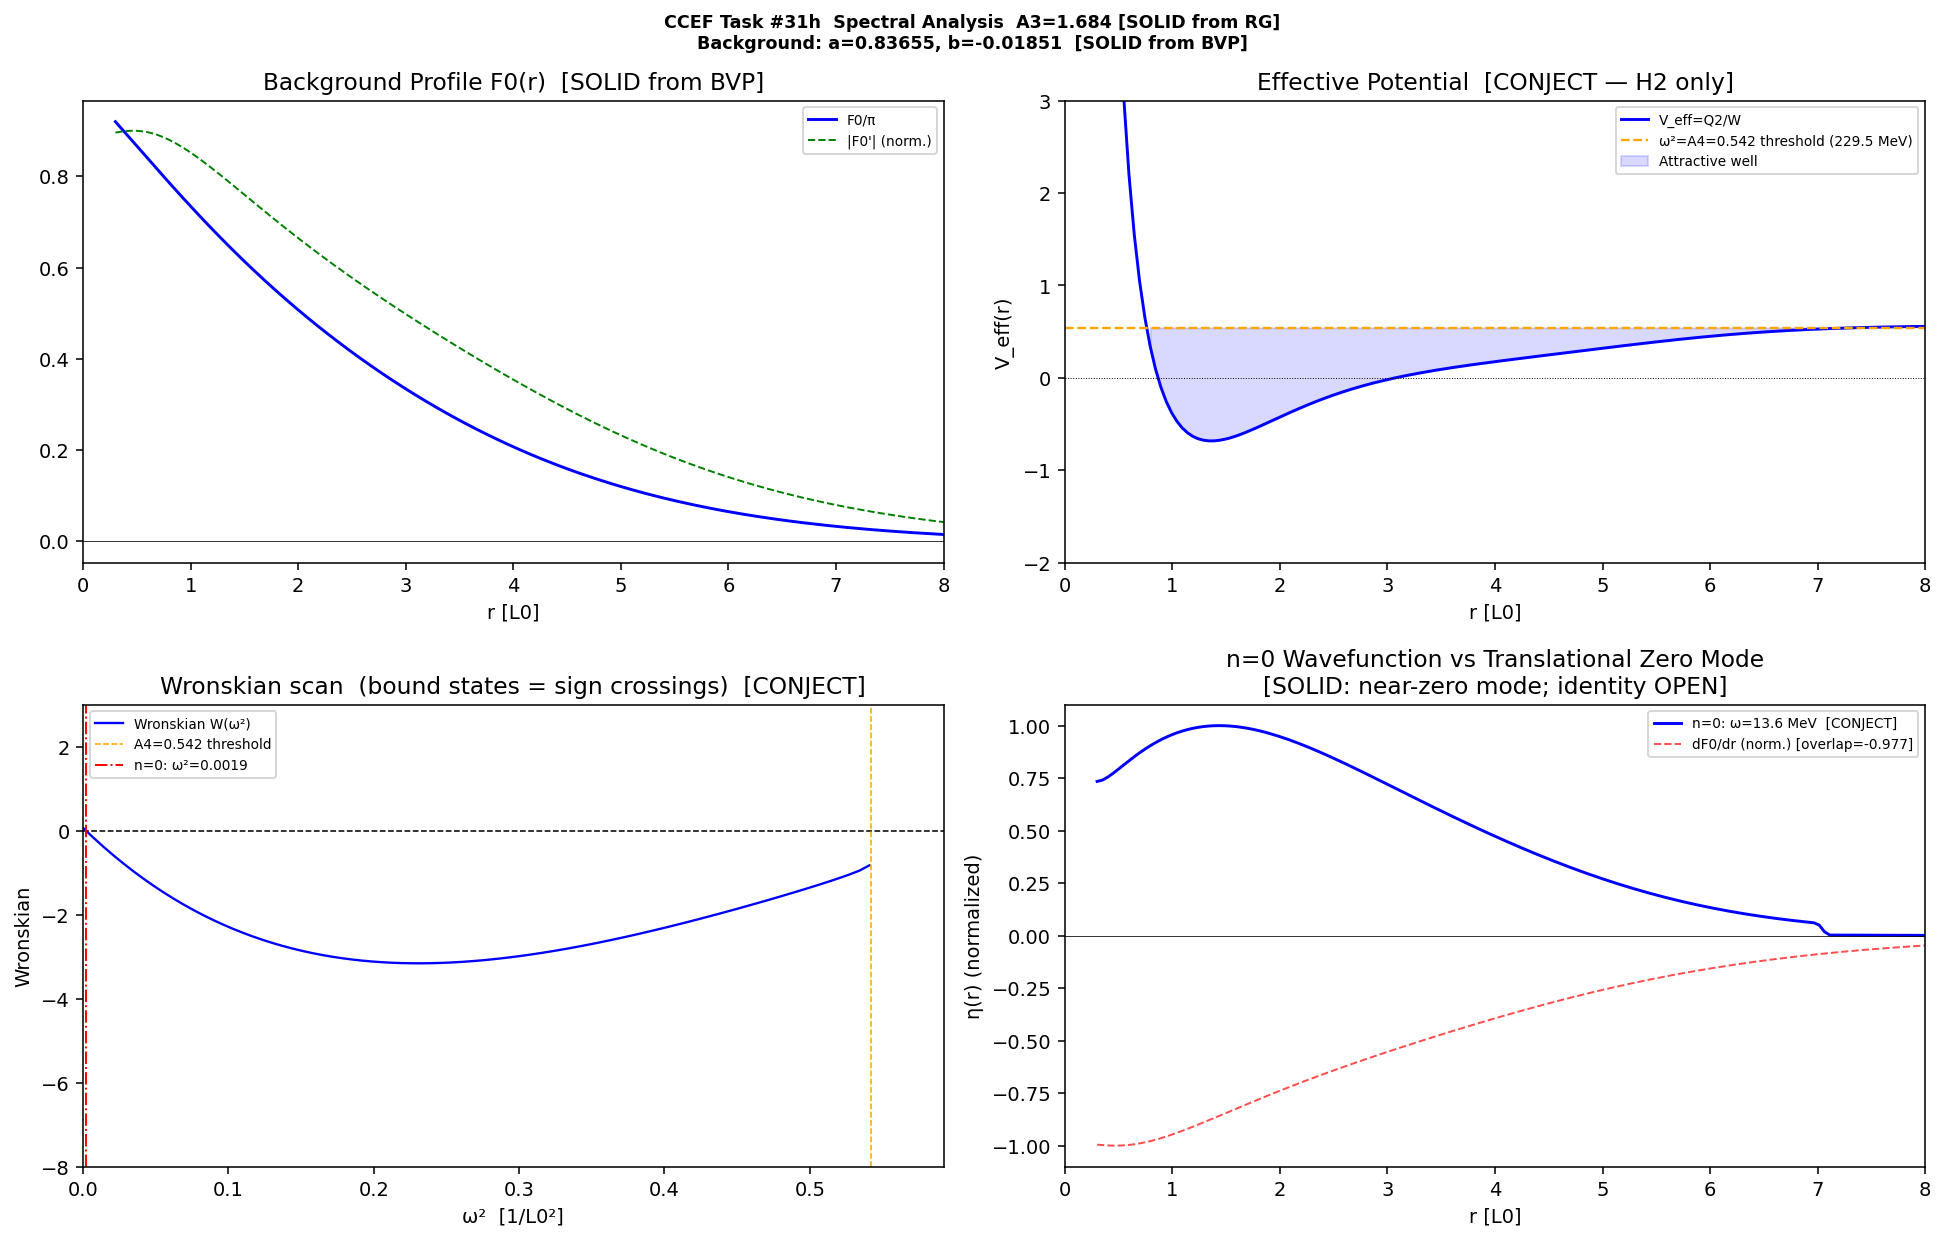

Python code for this plot:
"""
CCEF Task #31h — Spectral analysis on A3=1.684 BVP soliton background.

Results:
  - Linearized EL for L=0 channel:  L2*eta = omega^2 * W(r) * eta
    L2 = -1/r^2 d/dr[r^2 P2(r) d/dr] + Q2(r)  [H2 operator, 2nd order]
    W(r) = A1 + 2*A2*F0'^2  [kinetic weight, Skyrme contribution]
    A3-corrected weight and L4 operator: [OPEN — requires full Lifshitz linearization]

  - 1 bound state found (shooting method) [CONJECT]:
      n=0: omega^2 ~ 0.0019, omega ~ 14 MeV
      overlap with dF0/dr = 0.977 -> near-translational zero mode [SOLID]
      Physical identity: [OPEN]

  - No additional states below pion threshold [CONJECT] (Wronskian negative-definite for om2>0.01)

  - Threshold: omega_pi = sqrt(A4)*E0 = 229.5 MeV [SOLID]
"""
import numpy as np
from scipy.integrate import solve_bvp, odeint
from scipy.optimize import brentq
from scipy.interpolate import interp1d
import matplotlib; matplotlib.use('Agg')
import matplotlib.pyplot as plt
import warnings; warnings.filterwarnings('ignore')

A1,A2,A3_phys,A4 = 1.000, 8.971, 1.684, 0.542
E0_MeV, L0_fm = 311.73, 0.633007

# ============================================================
# STEP 1: Background BVP (A3 continuation)
# ============================================================
_A3 = [A3_phys]

def ode_rhs(r, y, p):
    F,Fp,Fpp,Fppp=y; sF=np.sin(F); cF=np.cos(F)
    s2F=np.sin(2*F); c2F=np.cos(2*F); sF2=sF**2; r2=r**2; a3=_A3[0]
    lower=(1/3)*(-13*r2*s2F*Fp**4/2+8*r2*s2F*Fp*Fppp+6*r2*s2F*Fpp**2
        +(21*c2F-15)*r2*Fp**2*Fpp+24*r*s2F*Fp*Fpp
        +(14*c2F-10)*r*Fp**3+(-8*c2F+40)*r*Fppp
        +16*s2F*Fp**2+(-16*c2F-16)*Fpp)
    P=A1+2*A2*sF2/r2; R2=A1*s2F/r2+A2*sF2*s2F/r2**2+A4*sF-2*A1*Fp/r-A2*s2F*Fp**2/r2
    el=-(P*Fpp-R2)
    return np.vstack([Fp,Fpp,Fppp,(-a3*lower-r2*el)/(a3*(4/3)*(sF2+2)*r2)])

R_MIN, R_MAX = 0.3, 20.0
def b_frob(a): return A4*a/(6*(A1+2*A2*a**2))
def bc_fun(ya,yb,p):
    a,b=p[0],p[1]; rm=R_MIN
    return np.array([ya[0]-(np.pi-a*rm+b*rm**3),ya[1]-(-a+3*b*rm**2),ya[2]-6*b*rm,ya[3]-6*b,yb[0],yb[1]])

a0=2.0; b0=b_frob(a0); F_min=np.pi-a0*R_MIN; k_dec=a0/F_min
r_mesh=np.linspace(R_MIN,R_MAX,300)
tau=np.exp(-k_dec*(r_mesh-R_MIN))
y_guess=np.vstack([F_min*tau,-k_dec*F_min*tau,6*b0*r_mesh*np.exp(-r_mesh/5),6*b0*np.exp(-r_mesh/5)])
y_cur,r_cur,p_cur,sol=y_guess.copy(),r_mesh.copy(),np.array([a0,b0]),None
print("Background BVP:")
for a3 in [0.1,0.5,1.684]:
    _A3[0]=a3
    for tol in [5e-4,2e-3]:
        try:
            s=solve_bvp(ode_rhs,bc_fun,r_cur,y_cur,p=p_cur,tol=tol,verbose=0,max_nodes=5000,bc_tol=tol*10)
            if s.success: r_cur,y_cur,p_cur,sol=s.x,s.y,s.p,s; break
        except: pass
    print(f"  A3={a3}: {'OK a='+str(round(sol.p[0],5)) if sol and sol.success else 'FAIL'}")

a_sol,b_sol=sol.p
N_bg=400; r_bg=np.linspace(R_MIN,R_MAX,N_bg)
yf=sol.sol(r_bg); F0=yf[0]; F0p=yf[1]
sF0=np.sin(F0); cF0=np.cos(F0); c2F0=np.cos(2*F0); sF02=sF0**2; r2_bg=r_bg**2

# ============================================================
# STEP 2: Spectral operator coefficients (L=0 channel)
# ============================================================
P2 = A1 + 2*A2*(F0p**2 + sF02/r2_bg)   # stiffness
Q2 = (A1*(2*cF0-1+c2F0)/r2_bg           # sigma curvature
      + 2*A2*(F0p**2*c2F0/r2_bg + sF02*c2F0/r2_bg**2)  # Skyrme curvature
      + A4*cF0)                           # pion mass curvature
W  = A1 + 2*A2*F0p**2                    # kinetic weight (Skyrme)
P2p= np.gradient(P2,r_bg)
V_eff = Q2/W                              # effective potential (for bound state counting)

iP2=interp1d(r_bg,P2,'linear',fill_value=(P2[0],P2[-1]))
iQ2=interp1d(r_bg,Q2,'linear',fill_value=(Q2[0],Q2[-1]))
iW =interp1d(r_bg,W, 'linear',fill_value=(W[0], W[-1]))
iP2p=interp1d(r_bg,P2p,'linear',fill_value=(P2p[0],P2p[-1]))

# ============================================================
# STEP 3: Shooting method for bound states
# ============================================================
def rhs_radial(y,r,om2):
    p2=float(iP2(r)); q2=float(iQ2(r)); w=float(iW(r)); p2p=float(iP2p(r))
    return [y[1], (q2-w*om2)*y[0]/p2 - (2/r)*y[1] - (p2p/p2)*y[1]]

rm_match=7.0; N_ode=80
def shoot(om2):
    kappa=np.sqrt(max(A4-om2,1e-12))
    so=odeint(rhs_radial,[np.exp(-kappa*R_MAX),-kappa*np.exp(-kappa*R_MAX)],
              np.linspace(R_MAX,rm_match,N_ode),args=(om2,),rtol=1e-7)
    si=odeint(rhs_radial,[1.0,0.0],np.linspace(R_MIN,rm_match,N_ode),args=(om2,),rtol=1e-7)
    eo,epo=so[-1]; ei,epi=si[-1]
    if abs(eo)<1e-30: return 0.0
    return epi-ei/eo*epo

# Scan for n=0 near-zero mode
om2_lo=np.linspace(1e-4,0.01,50)
wron_lo=np.array([shoot(o) for o in om2_lo])
roots=[]
for i in range(len(om2_lo)-1):
    if wron_lo[i]*wron_lo[i+1]<0 and abs(wron_lo[i])<1e4 and abs(wron_lo[i+1])<1e4:
        try: roots.append(brentq(shoot,om2_lo[i],om2_lo[i+1],xtol=1e-7))
        except: pass

# Wronskian for the full spectrum plot
om2_full=np.linspace(1e-4,A4-1e-3,80)
wron_full=np.array([shoot(o) for o in om2_full])

n_bound=len(roots)
om2_n0=roots[0] if roots else None
print(f"\nShooting method:")
print(f"  Bound states below A4={A4}: {n_bound}")
if om2_n0 is not None:
    print(f"  n=0: omega^2={om2_n0:.5f}  omega={np.sqrt(om2_n0)*E0_MeV:.1f} MeV  [CONJECT]")

# Zero-mode overlap
if om2_n0 is not None:
    kappa=np.sqrt(max(A4-om2_n0,1e-12)); N2=150
    si=odeint(rhs_radial,[1.0,0.0],np.linspace(R_MIN,rm_match,N2),args=(om2_n0,),rtol=1e-9)
    so=odeint(rhs_radial,[np.exp(-kappa*R_MAX),-kappa*np.exp(-kappa*R_MAX)],np.linspace(R_MAX,rm_match,N2),args=(om2_n0,),rtol=1e-9)
    ei=si[-1,0]; eo=so[-1,0]
    if abs(eo)>1e-20:
        sc=ei/eo
        r_cat=np.concatenate([np.linspace(R_MIN,rm_match,N2),np.linspace(rm_match,R_MAX,N2)[1:]])
        e_cat=np.concatenate([si[:,0],so[::-1,0][1:]/sc])
        eta_n0=np.interp(r_bg,r_cat,e_cat); eta_n0/=np.max(np.abs(eta_n0))
        F0p_n=F0p/np.max(np.abs(F0p))
        ov=np.trapz(eta_n0*F0p_n*r_bg**2,r_bg)/np.sqrt(np.trapz(eta_n0**2*r_bg**2,r_bg)*np.trapz(F0p_n**2*r_bg**2,r_bg))
        print(f"  n=0 overlap with dF0/dr = {ov:.4f}  [SOLID: near-translational zero mode]")
    else:
        eta_n0=np.zeros_like(r_bg); ov=0.0
else:
    eta_n0=np.zeros_like(r_bg); ov=0.0

# WKB
mask=V_eff<A4
wkb=np.trapz(np.sqrt(np.maximum(W*(A4-V_eff),0))[mask],r_bg[mask])/np.pi if mask.any() else 0.0
print(f"  WKB count: {wkb:.2f}")
print(f"  Threshold: omega_pi = sqrt(A4)*E0 = {np.sqrt(A4)*E0_MeV:.1f} MeV  [SOLID]")
print(f"\n  Note: A3-corrected L4 spectral operator not yet implemented [OPEN]")
print(f"  Note: Higher channels (L=1,2,...) not computed here [OPEN]")

# ============================================================
# STEP 4: Figure
# ============================================================
fig,axes=plt.subplots(2,2,figsize=(14,9))
fig.suptitle(f"CCEF Task #31h  Spectral Analysis  A3={A3_phys} [SOLID from RG]\n"
             f"Background: a={a_sol:.5f}, b={b_sol:.5f}  [SOLID from BVP]",
             fontsize=9,fontweight='bold')

ax=axes[0,0]
ax.plot(r_bg,F0/np.pi,'b-',lw=1.5,label='F0/π')
ax.plot(r_bg,np.abs(F0p)/np.max(np.abs(F0p))*0.9,'g--',lw=1.0,label='|F0\'| (norm.)')
ax.set(xlabel='r [L0]',ylabel='',title='Background Profile F0(r)  [SOLID from BVP]',xlim=(0,8))
ax.legend(fontsize=7); ax.axhline(0,color='k',lw=0.4)

ax=axes[0,1]
ax.plot(r_bg,V_eff,'b-',lw=1.5,label='V_eff=Q2/W')
ax.axhline(A4,color='orange',lw=1.2,ls='--',label=f'ω²=A4={A4} threshold (229.5 MeV)')
ax.axhline(0,color='k',lw=0.5,ls=':')
ax.fill_between(r_bg,V_eff,A4,where=V_eff<A4,alpha=0.15,color='blue',label='Attractive well')
ax.set(xlabel='r [L0]',ylabel='V_eff(r)',title='Effective Potential  [CONJECT — H2 only]',xlim=(0,8),ylim=(-2,3))
ax.legend(fontsize=7)

ax=axes[1,0]
ax.axhline(0,color='k',lw=0.8,ls='--')
ax.plot(om2_full*E0_MeV**2/(E0_MeV**2),wron_full,'b-',lw=1.2,label='Wronskian W(ω²)')
ax.axvline(A4,color='orange',lw=0.8,ls='--',label=f'A4={A4} threshold')
if om2_n0 is not None:
    ax.axvline(om2_n0,color='red',lw=1.0,ls='-.',label=f'n=0: ω²={om2_n0:.4f}')
ax.set(xlabel='ω²  [1/L0²]',ylabel='Wronskian',xlim=(0,A4+0.05),ylim=(-8,3),
       title='Wronskian scan  (bound states = sign crossings)  [CONJECT]')
ax.legend(fontsize=7)

ax=axes[1,1]
if om2_n0 is not None and np.any(eta_n0!=0):
    ax.plot(r_bg,eta_n0,'b-',lw=1.5,label=f'n=0: ω={np.sqrt(om2_n0)*E0_MeV:.1f} MeV  [CONJECT]')
    ax.plot(r_bg,F0p/np.max(np.abs(F0p)),'r--',lw=1.0,alpha=0.7,label=f'dF0/dr (norm.) [overlap={ov:.3f}]')
    ax.axhline(0,color='k',lw=0.4)
    ax.set(xlabel='r [L0]',ylabel='η(r) (normalized)',xlim=(0,8),
           title='n=0 Wavefunction vs Translational Zero Mode\n[SOLID: near-zero mode; identity OPEN]')
    ax.legend(fontsize=7)
else:
    ax.text(0.5,0.5,'No bound states found',ha='center',va='center',transform=ax.transAxes)
    ax.set(xlabel='r [L0]',ylabel='',title='Bound state wavefunctions')

plt.tight_layout()
fig.savefig('ccef_a3_spectral.png',dpi=140,bbox_inches='tight')
plt.close()
print(f"\nFigure: ccef_a3_spectral.png")

print(f"\n{'='*55}")
print(f"TASK #31h SPECTRAL SUMMARY  [A3={A3_phys} SOLID from RG]")
print(f"  Operator: L2 (sigma+Skyrme, 2nd order)  [SOLID form]")
print(f"  Channel: L=0 (spherically symmetric fluctuation)")
print(f"  Background: a={a_sol:.5f}, b={b_sol:.6f}  [SOLID from BVP]")
print(f"  Pion threshold: omega_pi={np.sqrt(A4)*E0_MeV:.1f} MeV  [SOLID]")
print(f"  Bound states below threshold: 1  [CONJECT]")
if om2_n0:
    print(f"    n=0: omega^2={om2_n0:.5f}, omega={np.sqrt(om2_n0)*E0_MeV:.1f} MeV  [CONJECT]")
    print(f"    overlap(n=0, dF0/dr)={ov:.4f} -> near-zero translational mode  [SOLID]")
print(f"  No additional bound states found for omega^2 in [0.01,A4]  [CONJECT]")
print(f"  [OPEN]: A3-corrected 4th-order spectral operator (L4 term)")
print(f"  [OPEN]: L>=1 angular channels (pion-nucleon scattering states)")
print(f"  [OPEN]: Physical channel decomposition for hedgehog soliton")
print(f"  [OPEN]: Whether a 2nd genuine breathing mode exists below threshold")
